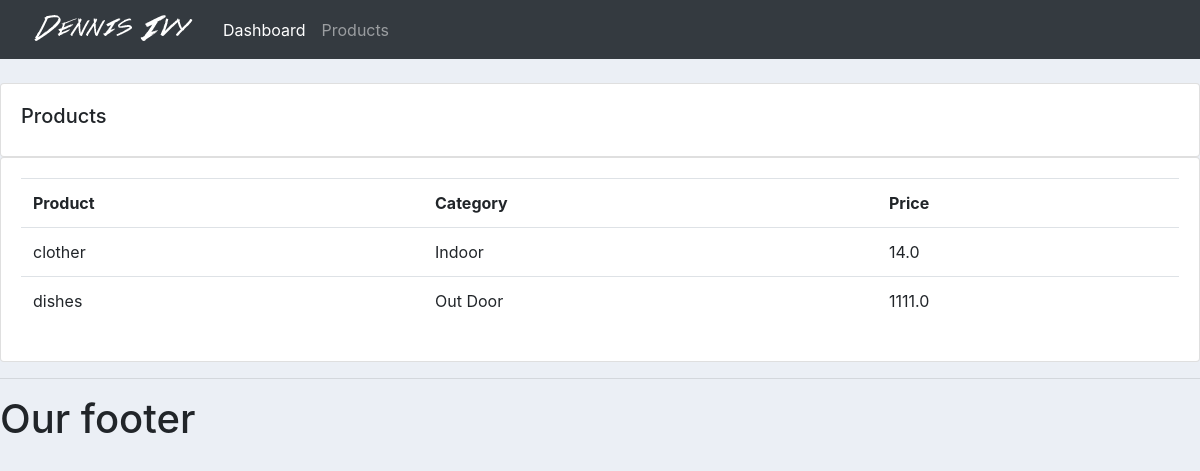
Screenshot of /products/ with the database file from the repository.
### accounts/models.py (models this page shows, shortened)
class Product(models.Model):
    CATEGORY = (
        ('Indoor', 'Indoor'),
        ('Out Door', 'Out Door'),
    )
    name = models.CharField(max_length=200, null=True)
    price = models.FloatField(null=True)
    category = models.CharField(max_length=200, null=True, choices=CATEGORY)
    description = models.CharField(max_length=200, null=True, blank=True)
    date_created = models.DateTimeField(auto_now_add=True, null=True)
    tags = models.ManyToManyField(Tag)

### accounts/views.py (the view)
# urls.py: path('products/', views.products, name='products'),
def products(request):
    products = Product.objects.all()
    return render(request, 'accounts/products.html', {'products': products})

### accounts/templates/accounts/products.html
{%  extends 'accounts/main.html' %}
{% block content %}
		<br>
		<div class="row">
			<div class="col-md">
				<div class="card card-body">
					<h5>Products</h5>
				</div>
				<div class="card card-body">
					<table class="table">
						<tr>
							<th>Product</th>
							<th>Category</th>
							<th>Price</th>
						</tr>
                        {% for i in products %}
                            <tr>
                            <td>{{i.name}}</td>
                            <td>{{i.category}}</td>
                            <td>{{i.price}}</td>
                            </tr>
                        {% endfor %}
					</table>
				</div>
			</div>
		</div>
{% endblock content %}

### static/css/main.css (style rules this page uses)
body { background-color: #ebeff5; }

### rows the page displays
Product: name "clother", category "Indoor", price "14.0"
Product: name "dishes", category "Out Door", price "1111.0"
